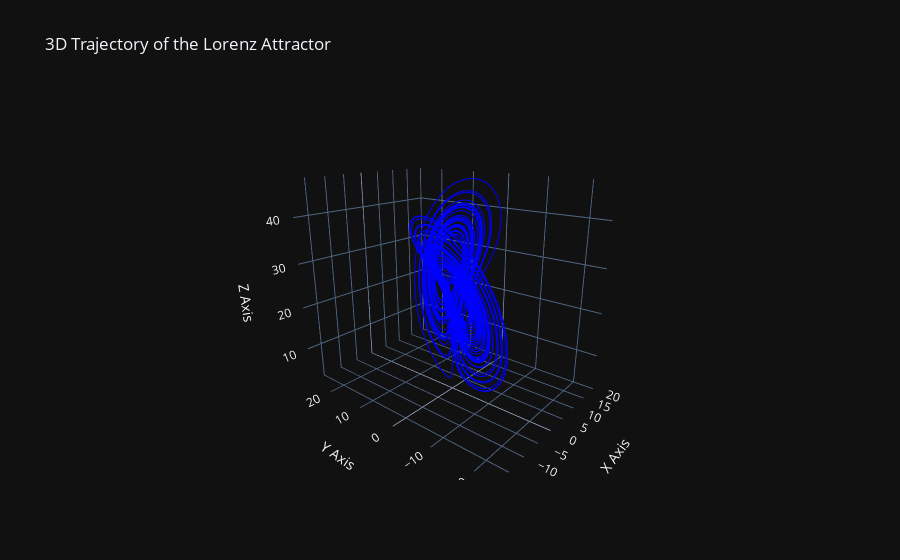

This figure's notebook cell:
### Code cell
fig = go.Figure()
fig.add_trace(go.Scatter3d(x=x[:,0], y=x[:,1], z=x[:,2], mode='lines', line=dict(color='blue', width=2)))
fig.update_layout(
    title="3D Trajectory of the Lorenz Attractor",
    scene=dict(
        xaxis_title='X Axis',
        yaxis_title='Y Axis',
        zaxis_title='Z Axis'
    )
)
fig.show()

### Figure 1 — Plotly figure (JSON) as saved in the notebook; plotly's stock layout.template omitted (floating-point values rounded to 4 significant figures; data arrays with more than 128 entries replaced by an {"elided": "..."} marker saying what was removed)
{"data": [{"line": {"color": "blue", "width": 2}, "mode": "lines", "type": "scatter3d", "x": {"elided": "5001 float values"}, "y": {"elided": "5001 float values"}, "z": {"elided": "5001 float values"}}], "layout": {"autosize": true, "scene": {"aspectmode": "auto", "aspectratio": {"x": 0.8534, "y": 1.151, "z": 1.018}, "camera": {"center": {"x": 0, "y": 0, "z": 0}, "eye": {"x": -1.577, "y": -1.304, "z": 0.7066}, "projection": {"type": "perspective"}, "up": {"x": 0, "y": 0, "z": 1}}, "xaxis": {"title": {"text": "X Axis"}, "type": "linear"}, "yaxis": {"title": {"text": "Y Axis"}, "type": "linear"}, "zaxis": {"title": {"text": "Z Axis"}, "type": "linear"}}, "title": {"text": "3D Trajectory of the Lorenz Attractor"}}}
